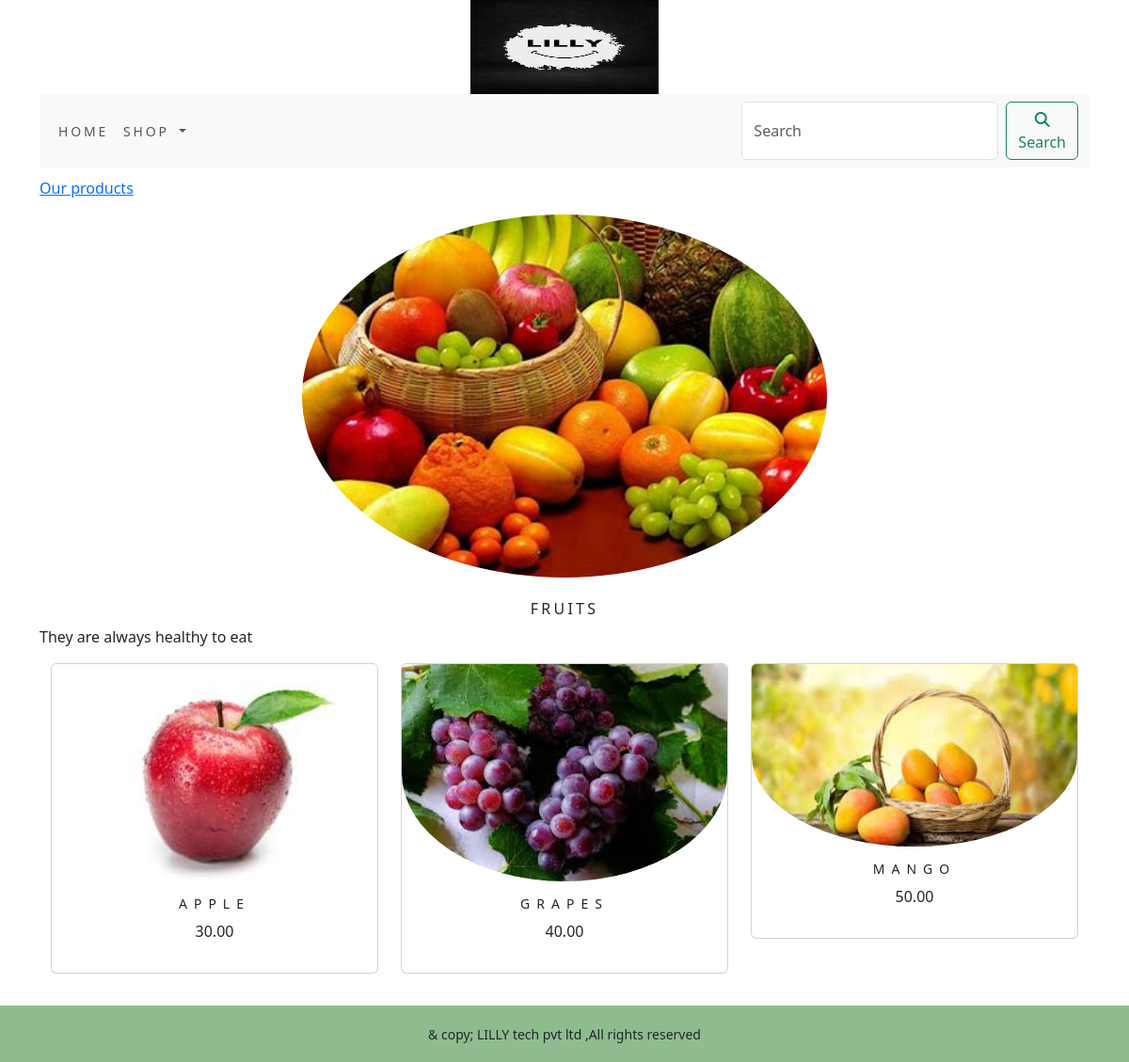
The app's page /shop/fruits/ with its own data.
### ecomapp/models.py (models this page shows, shortened)
class Category(models.Model):
    name=models.CharField(max_length=250,unique=True)
    slug=models.SlugField(max_length=250,unique=True)
    description=models.TextField(blank=True)
    image=models.ImageField(upload_to='category',blank=True)
    class Meta:
        ordering=('name', )
        verbose_name='category'
        verbose_name_plural='categories'
    def get_url(self):
        return reverse('ecomapp:products_by_category', args=[self.slug])

class Product(models.Model):
    name = models.CharField(max_length=250, unique=True)
    slug = models.SlugField(max_length=250, unique=True)
    description = models.TextField(blank=True)
    price=models.DecimalField(max_digits=10,decimal_places=2)
    category=models.ForeignKey(Category,on_delete=models.CASCADE)
    image=models.ImageField(upload_to='product',blank=True)
    stock=models.IntegerField()
    available=models.BooleanField(default=True)
    created=models.DateField(auto_now_add=True)
    updated=models.DateTimeField(auto_now=True)
    class Meta:
        ordering = ('name', )
        verbose_name = 'product'
        verbose_name_plural = 'products'
    def get_url(self):
        return reverse('ecomapp:prodcatdetail', args=[self.category.slug,self.slug])

### ecomapp/views.py (the view)
# urls.py: path('', views.allprodcat,name='allprodcat'),
def allprodcat(request,c_slug=None):
        c_page=None
        products_list=None
        if c_slug!=None :
            c_page=get_object_or_404(Category,slug=c_slug)
            products_list=Product.objects.all().filter(category=c_page,available=True)
        else:
            products_list=Product.objects.all().filter(available=True)
        paginator=Paginator(products_list,6)
        try:
            page=int(request.GET.get('page',1))
        except:
            page=1
        try:
            products=paginator.page(page)
        except (EmptyPage,InvalidPage):
            products=paginator.page(paginator.num_pages)
        return render(request,"category.html",{'category':c_page,'products':products})

### cart/context_processors.py (called while the page is built)
def counter(request):
    item_count=0
    if 'admin' in request.path:
        return {}
    else:
        try:
            cart=Cart.objects.filter(cart_id=cart_id(request))
            cart_items=CartItem.objects.all().filter(cart=cart[:1])
            for cart_item in cart_items:
                item_count +=cart_item.quantity
        except Cart.DoesNotExist:
            item_count=0
    return dict(item_count=item_count)

### cart/views.py (called while the page is built)
def cart_id(request):
    cart = request.session.session_key
    if not cart:
        cart = request.session.create()
    return cart

### ecomapp/context_processors.py (called while the page is built)
def menu_links(request):
    links = Category.objects.all()
    return dict(links=links)

### templates/category.html (shortened to what this page needs)
{% extends 'base.html' %}
{% load static %}
{% block content %}
 {% if category %}
   <div>
     <div class="row my_row_class">
         <div class="mx-auto">
       <p><a href="{% url 'ecomapp:allprodcat' %}">Our products</a></p>
     </div>
       </div>
  </div>
 {% endif %}
 <div class="mx-auto">
  {% if category %}
    <img class="my_image" src="{{category.image.url}}" alt="{{category.name}}">
 </div>
   <br>
   <div>
     <h1 class="text-center my_title">{{category.name}}</h1>
     <p class="text-justify">{{category.description}}</p>
   </div>
 {% endif %}
<div class="container">
    <div class="row mx_auto">
        {% for product in products.object_list %}
          <div class="my_bottom_margin col-9 col-sm-12 col-md-4  xol-lg-4">
              <div class="card text-center" style="min-width:18rem;">
                 <a href="{{product.get_url}}"><img class="card-img-top my_image" src="{{product.image.url}}" alt="{{product.name}}"></a>
                 <div class="card-body">
                   <h4>{{product.name}}</h4>
                   <p>{{product.price}}</p>
                 </div>
              </div>
          </div>
        {% endfor %}
    </div>
    <br>
</div>
{% endblock %}

### static/css/custom.css (style rules this page uses)
.my_row_class { padding-top:10px; }
.my_image { border-radius: 50%; display: block; margin-left: auto; margin-right: auto; width: 50%; }
.my_title { font-size:16px; text-transform:uppercase; letter-spacing:0.2em; }
.my_bottom_margin { margin-bottom:10px; }
.card-body h4 { font-size:14px; text-transform:uppercase; letter-spacing:0.5em; }

### records on screen
Category: image (picture), name "FRUITS", description "They are always healthy to eat"
Product: image (picture), name "APPLE", price "30.00"
Product: image (picture), name "GRAPES", price "40.00"
Product: image (picture), name "MANGO", price "50.00"
